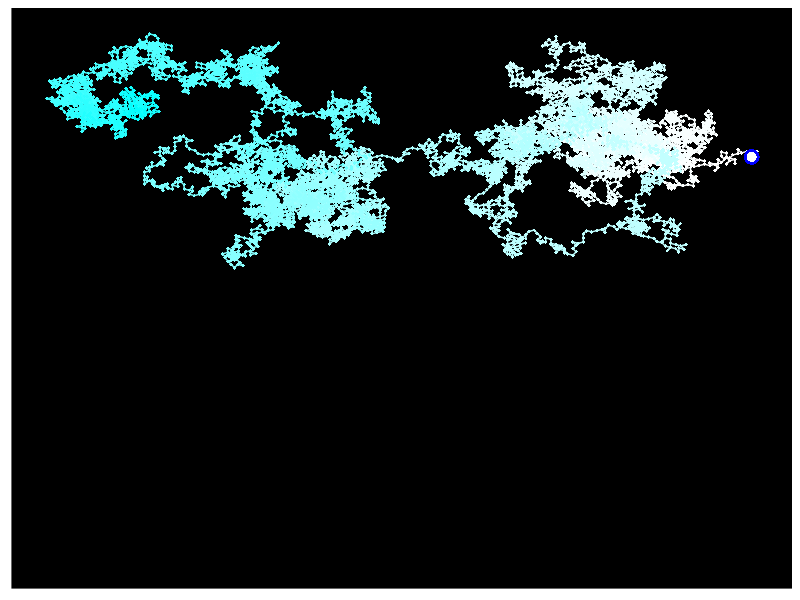
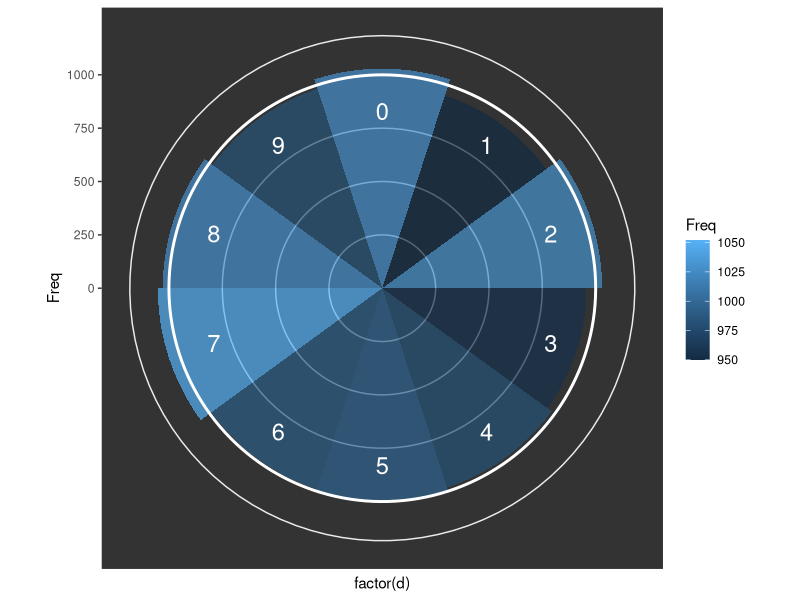

Source code (R) for these figures, in order:
library(ggplot2)

# Select number of digits to plot
digits <- 10000

# Choose one of the source files containing the digits
a <- read.csv("Phi 10000.csv", header=F)
a <- read.csv("Pi 10000.csv", header=F)
a <- read.csv("e 10000.csv", header=F)
a <- read.csv("ii 10000.csv", header=F)

# It reads the csv as a dataframe, so we select the first records only as a character string
# strsplit() splits it into individual characters
b <- strsplit(as.character(a[1,1]),NULL)
# We select all characters except the whitespaces
c <- b[[1]][b[[1]] != " "]
# Do not select the first two characters, those come before the decimal dot
d <- as.numeric(c[3:(digits+2)])

# Transformation constant by which the digit is multiplied
m <- pi/180*36*-1
# Transformation constant which rotates the graph
n <- 0.5*pi

# Initialize empty dataframe
coord <- data.frame(id = c(1), x = c(0), y = c(0))
# Iteratively fill the dataframe with coordinates
for(i in 1:min(length(d),digits)) {
  coord[i+1,] <- c(i, coord[i,2] + cos(d[i]*m+n), coord[i,3] + sin(d[i]*m+n))
}

dim <- max(c(abs(max(coord$x) - min(coord$x)),abs(max(coord$y) - min(coord$y))))
xdim <- c(min(coord$x), min(coord$x) + dim)
ydim <- c(max(coord$y) - dim, max(coord$y))

# Draw plot
plot <- ggplot() + 
  geom_path(data = coord, aes(x=x, y=y, colour=id), size=0.5) +
  geom_point(data = coord, aes(x=x, y=y, colour=id), shape=18, size=1) +
  geom_point(data = coord[1,], aes(x=x, y=y), colour="#0000FF", shape=16, size=5) +
  geom_point(data = coord[1,], aes(x=x, y=y), colour="#FFFFFF", shape=16, size=3) +
  scale_colour_continuous(low="#FFFFFF", high="#00FFFF") +
  xlim(xdim) + ylim(ydim) +
  theme(legend.position="none",
        axis.line=element_blank(),
        axis.text.x=element_blank(),
        axis.text.y=element_blank(),
        axis.ticks=element_blank(),
        axis.title.x=element_blank(),
        axis.title.y=element_blank(),
        panel.background=element_rect(fill="black"),
        panel.grid.major=element_blank(),
        panel.grid.minor=element_blank())

print(plot)

ggplot(as.data.frame(table(d)), aes(x = factor(d), y = Freq, fill=Freq)) +
    geom_bar(width = 1,stat="identity", alpha=.7) + coord_polar(start=-pi/10) +
    geom_hline(yintercept=1000, colour="white", size=1) +
    theme_bw() + 
    theme(panel.background=element_rect(fill="#333333"), panel.grid.major.x=element_blank(), axis.text.x=element_blank()) + 
    geom_text(aes(label=d, y = 830), alpha = 1, size=6, colour="white")
